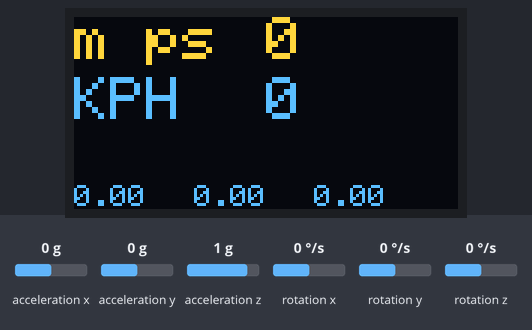
This sketch was run on a simulated Arduino Uno, built with avr-gcc and run on an emulated ATmega328P. On the bench: 128×64 one-colour display. The inputs (shaded band) are chosen by the test bench; at power-on: rotation x 0 °/s, rotation y 0 °/s, rotation z 0 °/s, acceleration x 0 g, acceleration y 0 g, acceleration z 1 g. The OLED is the two-colour kind (top 16 rows yellow).

Above: at 6.2 s.
6.3 s: rotation x set to -192 °/s
At 7.5 s:
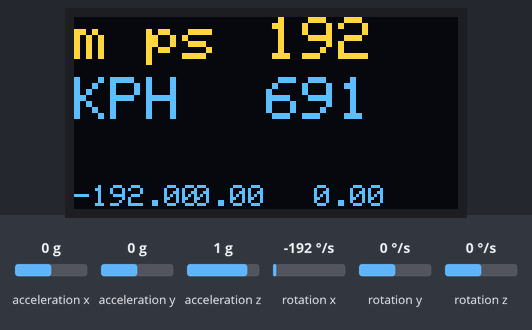
8.1 s: rotation y set to -192 °/s
At 8.5 s:
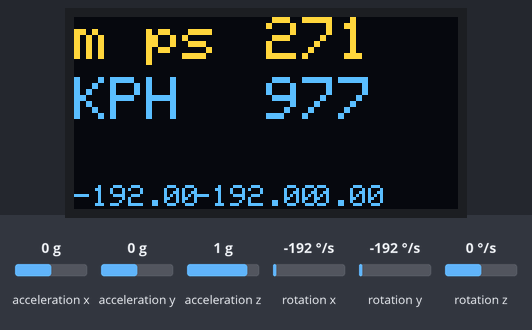
9.7 s: rotation z set to -192 °/s
At 10.9 s:
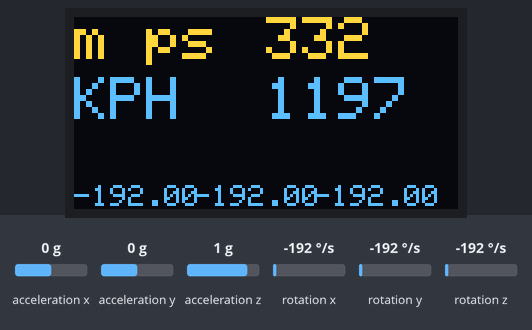
11.3 s: rotation x set to -100 °/s
At 12.1 s:
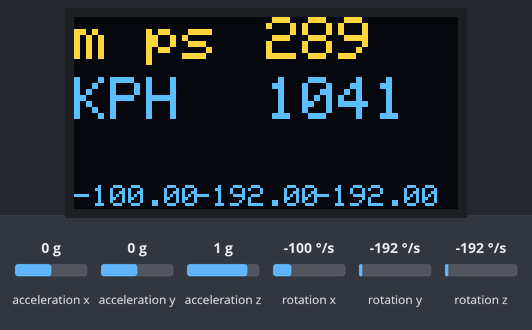
Timing chart, 0 to 13.9 s (numbered marks = the images above; inputs shaded):
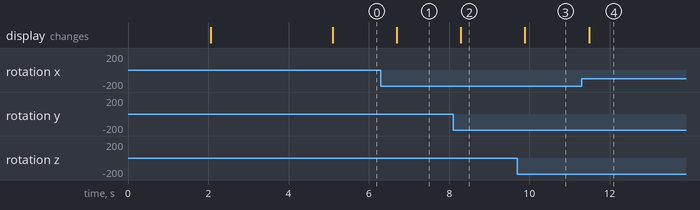

Measured:
- after the input at 6.3 s, the display: changes after 0.39 s (image 1)
- after the input at 8.1 s, the display: changes after 0.19 s (image 2)
- after the input at 9.7 s, the display: changes after 0.19 s (image 3)
- after the input at 11.3 s, the display: changes after 0.19 s (image 4)

The sketch:

GetAllGyroDataOLEDSpeed.ino
```cpp
#include <MPU6050_tockn.h>
#include <Wire.h>
#include <Adafruit_GFX.h>
#include <Adafruit_SSD1306.h>

#define SCREEN_WIDTH 128 // OLED display width,  in pixels
#define SCREEN_HEIGHT 64 // OLED display height, in pixels

// declare an SSD1306 display object connected to I2C
Adafruit_SSD1306 oled(SCREEN_WIDTH, SCREEN_HEIGHT, &Wire, -1);


MPU6050 mpu6050(Wire);

long timer = 0;

void setup() {
  Serial.begin(9600);
  Wire.begin();


  // initialize OLED display with address 0x3C for 128x64
  if (!oled.begin(SSD1306_SWITCHCAPVCC, 0x3C)) {
    Serial.println(F("SSD1306 allocation failed"));
    while (true);
  }

  delay(2000);         // wait for initializing
  oled.clearDisplay(); // clear display

  oled.setTextSize(2);          // text size
  oled.setTextColor(WHITE);     // text color
  oled.setCursor(0, 0);        // position to display
  oled.println("Pls WAIT"); // text to display
  oled.setTextSize(1);          // text size
  oled.setCursor(0, 20);        // position to display
  oled.println("Hola Mundo!"); // text to display
  oled.setCursor(0, 30);        // position to display
  oled.println("Dia duit ar domhan!"); // text to display
  oled.setCursor(0, 40);        // position to display
  oled.println("Hola kilo!"); // text to display
  oled.setCursor(0, 50);        // position to display
  oled.println("Hello World!"); // text to display
  oled.display();               // show on OLED


  mpu6050.begin();

  mpu6050.calcGyroOffsets(true);
}


void loop() {
  float gyroX;
  float gyroY;
  float gyroZ;

  mpu6050.update();

  if(millis() - timer > 500){


    oled.clearDisplay(); // clear display
    oled.setTextSize(2);          // text size
    oled.setTextColor(WHITE);     // text color


    gyroX = mpu6050.getGyroX();
    gyroY = mpu6050.getGyroY();
    gyroZ = mpu6050.getGyroZ();

    float mpsf = sqrt((gyroX * gyroX) + (gyroY * gyroY) + (gyroZ * gyroZ));
    int mps = mpsf;
    float kphf = mpsf * 60.0 * 60.0 /1000.0;
    int kph = kphf;

    oled.setCursor(0, 0);        // position to display
    oled.println("m ps"); // text to display
    oled.setCursor(64, 0);        // position to display
    oled.println(mps); // text to display

    oled.setCursor(0, 20);        // position to display
    oled.println("KPH"); // text to display
    oled.setCursor(64, 20);        // position to display
    oled.println(kph); // text to display

    oled.setTextSize(1);          // text size
    oled.setCursor(0, 56);        // position to display
    oled.println(gyroX); // text to display
    oled.setCursor(40, 56);        // position to display
    oled.println(gyroY); // text to display
    oled.setCursor(80, 56);        // position to display
    oled.println(gyroZ); // text to display

    oled.display();               // show on OLED
    timer = millis();

  }
}
```
